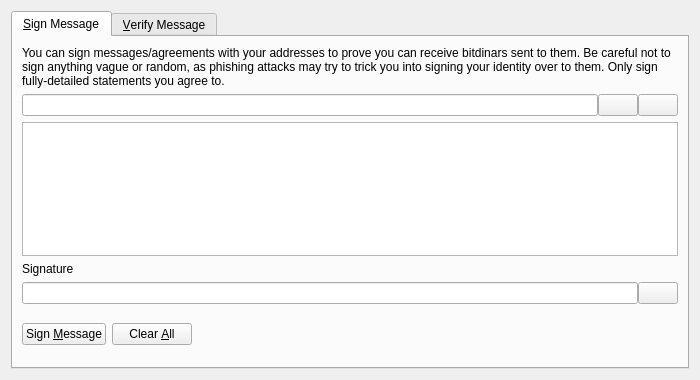
<?xml version="1.0" encoding="UTF-8"?>
<ui version="4.0">
 <class>SignVerifyMessageDialog</class>
 <widget class="QDialog" name="SignVerifyMessageDialog">
  <property name="geometry">
   <rect>
    <x>0</x>
    <y>0</y>
    <width>700</width>
    <height>380</height>
   </rect>
  </property>
  <property name="windowTitle">
   <string>Signatures - Sign / Verify a Message</string>
  </property>
  <property name="modal">
   <bool>true</bool>
  </property>
  <layout class="QVBoxLayout" name="verticalLayout">
   <item>
    <widget class="QTabWidget" name="tabWidget">
     <property name="currentIndex">
      <number>0</number>
     </property>
     <widget class="QWidget" name="tabSignMessage">
      <attribute name="title">
       <string>&amp;Sign Message</string>
      </attribute>
      <layout class="QVBoxLayout" name="verticalLayout_SM">
       <item>
        <widget class="QLabel" name="infoLabel_SM">
         <property name="text">
          <string>You can sign messages/agreements with your addresses to prove you can receive bitdinars sent to them. Be careful not to sign anything vague or random, as phishing attacks may try to trick you into signing your identity over to them. Only sign fully-detailed statements you agree to.</string>
         </property>
         <property name="textFormat">
          <enum>Qt::PlainText</enum>
         </property>
         <property name="wordWrap">
          <bool>true</bool>
         </property>
        </widget>
       </item>
       <item>
        <layout class="QHBoxLayout" name="horizontalLayout_1_SM">
         <property name="spacing">
          <number>0</number>
         </property>
         <item>
          <widget class="QValidatedLineEdit" name="addressIn_SM">
           <property name="toolTip">
            <string>The BitDinar address to sign the message with</string>
           </property>
          </widget>
         </item>
         <item>
          <widget class="QPushButton" name="addressBookButton_SM">
           <property name="toolTip">
            <string>Choose previously used address</string>
           </property>
           <property name="text">
            <string/>
           </property>
           <property name="icon">
            <iconset resource="../bitcoin.qrc">
             <normaloff>:/icons/address-book</normaloff>:/icons/address-book</iconset>
           </property>
           <property name="shortcut">
            <string>Alt+A</string>
           </property>
           <property name="autoDefault">
            <bool>false</bool>
           </property>
          </widget>
         </item>
         <item>
          <widget class="QPushButton" name="pasteButton_SM">
           <property name="toolTip">
            <string>Paste address from clipboard</string>
           </property>
           <property name="text">
            <string/>
           </property>
           <property name="icon">
            <iconset resource="../bitcoin.qrc">
             <normaloff>:/icons/editpaste</normaloff>:/icons/editpaste</iconset>
           </property>
           <property name="shortcut">
            <string>Alt+P</string>
           </property>
           <property name="autoDefault">
            <bool>false</bool>
           </property>
          </widget>
         </item>
        </layout>
       </item>
       <item>
        <widget class="QPlainTextEdit" name="messageIn_SM">
         <property name="toolTip">
          <string>Enter the message you want to sign here</string>
         </property>
        </widget>
       </item>
       <item>
        <widget class="QLabel" name="signatureLabel_SM">
         <property name="text">
          <string>Signature</string>
         </property>
         <property name="textFormat">
          <enum>Qt::PlainText</enum>
         </property>
        </widget>
       </item>
       <item>
        <layout class="QHBoxLayout" name="horizontalLayout_2_SM">
         <property name="spacing">
          <number>0</number>
         </property>
         <item>
          <widget class="QLineEdit" name="signatureOut_SM">
           <property name="font">
            <font>
             <italic>true</italic>
            </font>
           </property>
           <property name="readOnly">
            <bool>true</bool>
           </property>
          </widget>
         </item>
         <item>
          <widget class="QPushButton" name="copySignatureButton_SM">
           <property name="toolTip">
            <string>Copy the current signature to the system clipboard</string>
           </property>
           <property name="text">
            <string/>
           </property>
           <property name="icon">
            <iconset resource="../bitcoin.qrc">
             <normaloff>:/icons/editcopy</normaloff>:/icons/editcopy</iconset>
           </property>
           <property name="autoDefault">
            <bool>false</bool>
           </property>
          </widget>
         </item>
        </layout>
       </item>
       <item>
        <layout class="QHBoxLayout" name="horizontalLayout_3_SM">
         <item>
          <widget class="QPushButton" name="signMessageButton_SM">
           <property name="toolTip">
            <string>Sign the message to prove you own this BitDinar address</string>
           </property>
           <property name="text">
            <string>Sign &amp;Message</string>
           </property>
           <property name="icon">
            <iconset resource="../bitcoin.qrc">
             <normaloff>:/icons/edit</normaloff>:/icons/edit</iconset>
           </property>
           <property name="autoDefault">
            <bool>false</bool>
           </property>
          </widget>
         </item>
         <item>
          <widget class="QPushButton" name="clearButton_SM">
           <property name="toolTip">
            <string>Reset all sign message fields</string>
           </property>
           <property name="text">
            <string>Clear &amp;All</string>
           </property>
           <property name="icon">
            <iconset resource="../bitcoin.qrc">
             <normaloff>:/icons/remove</normaloff>:/icons/remove</iconset>
           </property>
           <property name="autoDefault">
            <bool>false</bool>
           </property>
          </widget>
         </item>
         <item>
          <spacer name="horizontalSpacer_1_SM">
           <property name="orientation">
            <enum>Qt::Horizontal</enum>
           </property>
           <property name="sizeHint" stdset="0">
            <size>
             <width>40</width>
             <height>48</height>
            </size>
           </property>
          </spacer>
         </item>
         <item>
          <widget class="QLabel" name="statusLabel_SM">
           <property name="font">
            <font>
             <weight>75</weight>
             <bold>true</bold>
            </font>
           </property>
           <property name="text">
            <string/>
           </property>
           <property name="wordWrap">
            <bool>true</bool>
           </property>
          </widget>
         </item>
         <item>
          <spacer name="horizontalSpacer_2_SM">
           <property name="orientation">
            <enum>Qt::Horizontal</enum>
           </property>
           <property name="sizeHint" stdset="0">
            <size>
             <width>40</width>
             <height>48</height>
            </size>
           </property>
          </spacer>
         </item>
        </layout>
       </item>
      </layout>
     </widget>
     <widget class="QWidget" name="tabVerifyMessage">
      <attribute name="title">
       <string>&amp;Verify Message</string>
      </attribute>
      <layout class="QVBoxLayout" name="verticalLayout_VM">
       <item>
        <widget class="QLabel" name="infoLabel_VM">
         <property name="text">
          <string>Enter the receiver's address, message (ensure you copy line breaks, spaces, tabs, etc. exactly) and signature below to verify the message. Be careful not to read more into the signature than what is in the signed message itself, to avoid being tricked by a man-in-the-middle attack. Note that this only proves the signing party receives with the address, it cannot prove sendership of any transaction!</string>
         </property>
         <property name="textFormat">
          <enum>Qt::PlainText</enum>
         </property>
         <property name="alignment">
          <set>Qt::AlignLeading|Qt::AlignLeft|Qt::AlignTop</set>
         </property>
         <property name="wordWrap">
          <bool>true</bool>
         </property>
        </widget>
       </item>
       <item>
        <layout class="QHBoxLayout" name="horizontalLayout_1_VM">
         <property name="spacing">
          <number>0</number>
         </property>
         <item>
          <widget class="QValidatedLineEdit" name="addressIn_VM">
           <property name="toolTip">
            <string>The BitDinar address the message was signed with</string>
           </property>
          </widget>
         </item>
         <item>
          <widget class="QPushButton" name="addressBookButton_VM">
           <property name="toolTip">
            <string>Choose previously used address</string>
           </property>
           <property name="text">
            <string/>
           </property>
           <property name="icon">
            <iconset resource="../bitcoin.qrc">
             <normaloff>:/icons/address-book</normaloff>:/icons/address-book</iconset>
           </property>
           <property name="shortcut">
            <string>Alt+A</string>
           </property>
           <property name="autoDefault">
            <bool>false</bool>
           </property>
          </widget>
         </item>
        </layout>
       </item>
       <item>
        <widget class="QPlainTextEdit" name="messageIn_VM"/>
       </item>
       <item>
        <widget class="QValidatedLineEdit" name="signatureIn_VM"/>
       </item>
       <item>
        <layout class="QHBoxLayout" name="horizontalLayout_2_VM">
         <item>
          <widget class="QPushButton" name="verifyMessageButton_VM">
           <property name="toolTip">
            <string>Verify the message to ensure it was signed with the specified BitDinar address</string>
           </property>
           <property name="text">
            <string>Verify &amp;Message</string>
           </property>
           <property name="icon">
            <iconset resource="../bitcoin.qrc">
             <normaloff>:/icons/transaction_0</normaloff>:/icons/transaction_0</iconset>
           </property>
           <property name="autoDefault">
            <bool>false</bool>
           </property>
          </widget>
         </item>
         <item>
          <widget class="QPushButton" name="clearButton_VM">
           <property name="toolTip">
            <string>Reset all verify message fields</string>
           </property>
           <property name="text">
            <string>Clear &amp;All</string>
           </property>
           <property name="icon">
            <iconset resource="../bitcoin.qrc">
             <normaloff>:/icons/remove</normaloff>:/icons/remove</iconset>
           </property>
           <property name="autoDefault">
            <bool>false</bool>
           </property>
          </widget>
         </item>
         <item>
          <spacer name="horizontalSpacer_1_VM">
           <property name="orientation">
            <enum>Qt::Horizontal</enum>
           </property>
           <property name="sizeHint" stdset="0">
            <size>
             <width>40</width>
             <height>48</height>
            </size>
           </property>
          </spacer>
         </item>
         <item>
          <widget class="QLabel" name="statusLabel_VM">
           <property name="font">
            <font>
             <weight>75</weight>
             <bold>true</bold>
            </font>
           </property>
           <property name="text">
            <string/>
           </property>
           <property name="wordWrap">
            <bool>true</bool>
           </property>
          </widget>
         </item>
         <item>
          <spacer name="horizontalSpacer_2_VM">
           <property name="orientation">
            <enum>Qt::Horizontal</enum>
           </property>
           <property name="sizeHint" stdset="0">
            <size>
             <width>40</width>
             <height>48</height>
            </size>
           </property>
          </spacer>
         </item>
        </layout>
       </item>
      </layout>
     </widget>
    </widget>
   </item>
  </layout>
 </widget>
 <customwidgets>
  <customwidget>
   <class>QValidatedLineEdit</class>
   <extends>QLineEdit</extends>
   <header>qvalidatedlineedit.h</header>
  </customwidget>
 </customwidgets>
 <resources>
  <include location="../bitcoin.qrc"/>
 </resources>
 <connections/>
</ui>
